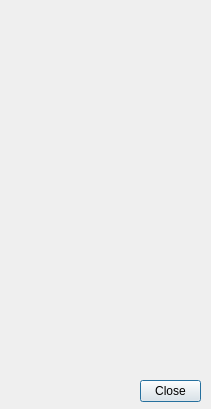
<?xml version="1.0" encoding="UTF-8"?>
<ui version="4.0">
 <class>UIGunSetting</class>
 <widget class="QDialog" name="UIGunSetting">
  <property name="geometry">
   <rect>
    <x>0</x>
    <y>0</y>
    <width>211</width>
    <height>409</height>
   </rect>
  </property>
  <property name="focusPolicy">
   <enum>Qt::StrongFocus</enum>
  </property>
  <property name="windowTitle">
   <string>Gun Configuration</string>
  </property>
  <widget class="QLabel" name="label">
   <property name="geometry">
    <rect>
     <x>10</x>
     <y>0</y>
     <width>191</width>
     <height>351</height>
    </rect>
   </property>
   <property name="pixmap">
    <pixmap resource="../resources/resources.qrc">:/actions/mouse.png</pixmap>
   </property>
   <property name="scaledContents">
    <bool>true</bool>
   </property>
   <property name="alignment">
    <set>Qt::AlignCenter</set>
   </property>
  </widget>
  <widget class="QToolButton" name="tbTrigger">
   <property name="geometry">
    <rect>
     <x>30</x>
     <y>70</y>
     <width>54</width>
     <height>58</height>
    </rect>
   </property>
   <property name="focusPolicy">
    <enum>Qt::NoFocus</enum>
   </property>
   <property name="toolTip">
    <string>B</string>
   </property>
   <property name="checkable">
    <bool>true</bool>
   </property>
   <property name="autoRaise">
    <bool>true</bool>
   </property>
  </widget>
  <widget class="QToolButton" name="tbStart">
   <property name="geometry">
    <rect>
     <x>90</x>
     <y>100</y>
     <width>31</width>
     <height>21</height>
    </rect>
   </property>
   <property name="focusPolicy">
    <enum>Qt::NoFocus</enum>
   </property>
   <property name="toolTip">
    <string>Start</string>
   </property>
   <property name="checkable">
    <bool>true</bool>
   </property>
   <property name="autoRaise">
    <bool>true</bool>
   </property>
  </widget>
  <widget class="QLabel" name="lInfos">
   <property name="geometry">
    <rect>
     <x>10</x>
     <y>340</y>
     <width>191</width>
     <height>41</height>
    </rect>
   </property>
   <property name="alignment">
    <set>Qt::AlignCenter</set>
   </property>
  </widget>
  <widget class="QDialogButtonBox" name="padButtons">
   <property name="geometry">
    <rect>
     <x>140</x>
     <y>380</y>
     <width>61</width>
     <height>23</height>
    </rect>
   </property>
   <property name="standardButtons">
    <set>QDialogButtonBox::Close</set>
   </property>
  </widget>
  <widget class="QToolButton" name="tbAxis">
   <property name="geometry">
    <rect>
     <x>80</x>
     <y>190</y>
     <width>51</width>
     <height>51</height>
    </rect>
   </property>
   <property name="focusPolicy">
    <enum>Qt::NoFocus</enum>
   </property>
   <property name="toolTip">
    <string>Axis</string>
   </property>
   <property name="checkable">
    <bool>true</bool>
   </property>
   <property name="autoRaise">
    <bool>true</bool>
   </property>
  </widget>
 </widget>
 <resources>
  <include location="../resources/resources.qrc"/>
 </resources>
 <connections>
  <connection>
   <sender>padButtons</sender>
   <signal>rejected()</signal>
   <receiver>UIGunSetting</receiver>
   <slot>reject()</slot>
   <hints>
    <hint type="sourcelabel">
     <x>20</x>
     <y>20</y>
    </hint>
    <hint type="destinationlabel">
     <x>20</x>
     <y>20</y>
    </hint>
   </hints>
  </connection>
 </connections>
</ui>
